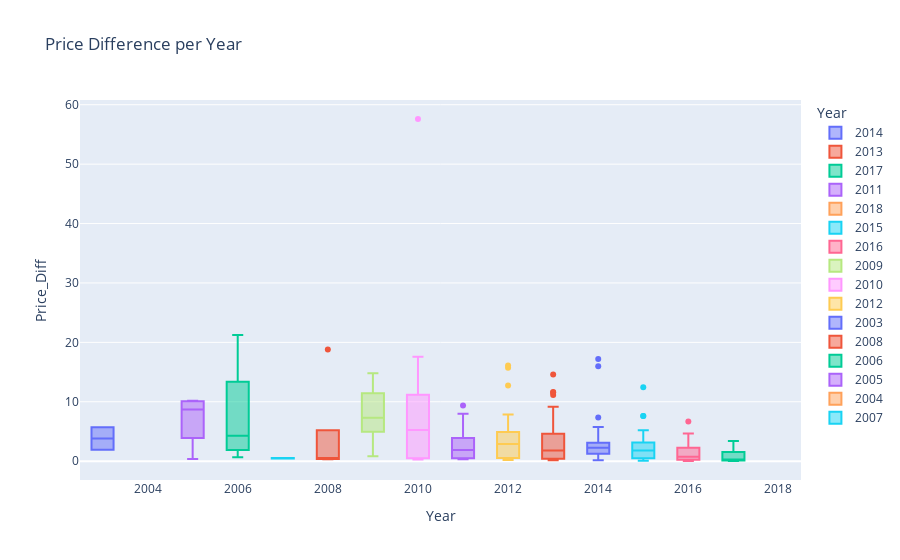

This figure's notebook cell:
### Code cell
fig = px.box(data_frame=raw_data, x = raw_data['Year'], y = raw_data['Price_Diff'], color = 'Year', title = 'Price Difference per Year')
fig.update_traces(quartilemethod="exclusive")
fig.show()

### Figure 1 — Plotly figure (JSON) as saved in the notebook; plotly's stock layout.template omitted (floating-point values rounded to 4 significant figures)
{"data": [{"alignmentgroup": "True", "hovertemplate": "Year=%{x}<br>Price_Diff=%{y}<extra></extra>", "legendgroup": "2014", "marker": {"color": "#636efa"}, "name": "2014", "notched": false, "offsetgroup": "2014", "orientation": "v", "quartilemethod": "exclusive", "showlegend": true, "type": "box", "x": [2014, 2014, 2014, 2014, 2014, 2014, 2014, 2014, 2014, 2014, 2014, 2014, 2014, 2014, 2014, 2014, 2014, 2014, 2014, 2014, 2014, 2014, 2014, 2014, 2014, 2014, 2014, 2014, 2014, 2014, 2014, 2014, 2014, 2014, 2014, 2014, 2014, 2014], "x0": " ", "xaxis": "x", "y": [2.24, 2.27, 0.96, 2.54, 3.95, 2.56, 1.43, 2.56, 4.54, 2.7, 15.97, 17.21, 2.2, 2.81, 4.03, 2.01, 4.84, 2.1, 1.25, 0.55, 0.39, 0.237, 0.38, 0.376, 0.39, 0.24, 0.17, 1.95, 1.6, 2.73, 2.7, 3.1, 3.35, 1.5, 7.35, 5.75, 1.9, 3.05], "y0": " ", "yaxis": "y"}, {"alignmentgroup": "True", "hovertemplate": "Year=%{x}<br>Price_Diff=%{y}<extra></extra>", "legendgroup": "2013", "marker": {"color": "#EF553B"}, "name": "2013", "notched": false, "offsetgroup": "2013", "orientation": "v", "quartilemethod": "exclusive", "showlegend": true, "type": "box", "x": [2013, 2013, 2013, 2013, 2013, 2013, 2013, 2013, 2013, 2013, 2013, 2013, 2013, 2013, 2013, 2013, 2013, 2013, 2013, 2013, 2013, 2013, 2013, 2013, 2013, 2013, 2013, 2013, 2013, 2013, 2013, 2013, 2013], "x0": " ", "xaxis": "x", "y": [4.79, 1.51, 1.72, 2.24, 14.61, 11.66, 11.16, 9.18, 2.6, 11.56, 0.25, 0.37, 0.85, 0.47, 0.137, 0.6, 0.49, 0.31, 0.28, 0.2, 0.26, 0.32, 0.45, 2.29, 4.29, 3.25, 1.8, 4.6, 3.45, 0.6, 4.9, 4.65, 2.4], "y0": " ", "yaxis": "y"}, {"alignmentgroup": "True", "hovertemplate": "Year=%{x}<br>Price_Diff=%{y}<extra></extra>", "legendgroup": "2017", "marker": {"color": "#00cc96"}, "name": "2017", "notched": false, "offsetgroup": "2017", "orientation": "v", "quartilemethod": "exclusive", "showlegend": true, "type": "box", "x": [2017, 2017, 2017, 2017, 2017, 2017, 2017, 2017, 2017, 2017, 2017, 2017, 2017, 2017, 2017, 2017, 2017, 2017, 2017, 2017, 2017, 2017, 2017, 2017, 2017, 2017, 2017, 2017, 2017, 2017, 2017, 2017, 2017, 2017, 2017], "x0": " ", "xaxis": "x", "y": [2.6, 0.75, 0.81, 0.49, 1.54, 1.77, 3.23, 3.4, 2.39, 1.64, 0.12, 0.13, 0.15, 0.12, 0.27, 0.05, 0.07, 0.06, 0.12, 0.2, 0.16, 0.03, 0.04, 0.06, 0.06, 0.11, 1.38, 0.2, 0.45, 1.93, 0.15, 0.3, 2.2, 1, 1], "y0": " ", "yaxis": "y"}, {"alignmentgroup": "True", "hovertemplate": "Year=%{x}<br>Price_Diff=%{y}<extra></extra>", "legendgroup": "2011", "marker": {"color": "#ab63fa"}, "name": "2011", "notched": false, "offsetgroup": "2011", "orientation": "v", "quartilemethod": "exclusive", "showlegend": true, "type": "box", "x": [2011, 2011, 2011, 2011, 2011, 2011, 2011, 2011, 2011, 2011, 2011, 2011, 2011, 2011, 2011, 2011, 2011, 2011, 2011], "x0": " ", "xaxis": "x", "y": [1.3, 3.61, 1.99, 2.54, 4.79, 9.39, 7.98, 3.06, 0.45, 0.326, 0.5, 0.407, 0.7, 0.42, 1.65, 3.89, 1.9, 1.88, 5.9], "y0": " ", "yaxis": "y"}, {"alignmentgroup": "True", "hovertemplate": "Year=%{x}<br>Price_Diff=%{y}<extra></extra>", "legendgroup": "2018", "marker": {"color": "#FFA15A"}, "name": "2018", "notched": false, "offsetgroup": "2018", "orientation": "v", "quartilemethod": "exclusive", "showlegend": true, "type": "box", "x": [2018], "x0": " ", "xaxis": "x", "y": [0.58], "y0": " ", "yaxis": "y"}, {"alignmentgroup": "True", "hovertemplate": "Year=%{x}<br>Price_Diff=%{y}<extra></extra>", "legendgroup": "2015", "marker": {"color": "#19d3f3"}, "name": "2015", "notched": false, "offsetgroup": "2015", "orientation": "v", "quartilemethod": "exclusive", "showlegend": true, "type": "box", "x": [2015, 2015, 2015, 2015, 2015, 2015, 2015, 2015, 2015, 2015, 2015, 2015, 2015, 2015, 2015, 2015, 2015, 2015, 2015, 2015, 2015, 2015, 2015, 2015, 2015, 2015, 2015, 2015, 2015, 2015, 2015, 2015, 2015, 2015, 2015, 2015, 2015, 2015, 2015, 2015, 2015, 2015, 2015, 2015, 2015, 2015, 2015, 2015, 2015, 2015, 2015, 2015, 2015, 2015, 2015, 2015, 2015, 2015, 2015, 2015, 2015], "x0": " ", "xaxis": "x", "y": [1.37, 2.11, 1.47, 3.53, 2.44, 1.61, 3.54, 1.84, 2.93, 2.55, 1.91, 7.61, 2.77, 3.2, 12.46, 2.85, 3.1, 0.96, 7.61, 1.02, 0.32, 0.36, 0.8, 0.37, 0.07, 0.09, 0.35, 0.24, 0.29, 0.36, 0.14, 0.15, 0.34, 0.14, 1.3, 1.68, 0.55, 0.85, 3.04, 1.15, 0.45, 3.34, 0.2, 2.35, 2.38, 3.45, 1.42, 5.1, 5.2, 1.8, 3, 3.3, 2.5, 4.95, 3.9, 0.65, 1.75, 5.2, 0.7, 4.54, 1.9], "y0": " ", "yaxis": "y"}, {"alignmentgroup": "True", "hovertemplate": "Year=%{x}<br>Price_Diff=%{y}<extra></extra>", "legendgroup": "2016", "marker": {"color": "#FF6692"}, "name": "2016", "notched": false, "offsetgroup": "2016", "orientation": "v", "quartilemethod": "exclusive", "showlegend": true, "type": "box", "x": [2016, 2016, 2016, 2016, 2016, 2016, 2016, 2016, 2016, 2016, 2016, 2016, 2016, 2016, 2016, 2016, 2016, 2016, 2016, 2016, 2016, 2016, 2016, 2016, 2016, 2016, 2016, 2016, 2016, 2016, 2016, 2016, 2016, 2016, 2016, 2016, 2016, 2016, 2016, 2016, 2016, 2016, 2016, 2016, 2016, 2016, 2016, 2016, 2016, 2016], "x0": " ", "xaxis": "x", "y": [0.14, 3.04, 3.04, 1.1, 0.76, 2.02, 6.66, 0.16, 4.64, 0.15, 0.3, 0.58, 0.35, 0.25, 0.21, 0.12, 0.05, 0.23, 0.27, 0.2, 0.24, 0.43, 0.05, 0.09, 0.09, 0.1, 0.22, 0.18, 0.45, 2.35, 1.53, 1.28, 1.33, 1.35, 2.35, 0.7, 3.35, 4.45, 0.47, 1.1, 1.05, 2.7, 2.4, 2.81, 1.1, 2.25, 3.49, 2, 2.1, 0.6], "y0": " ", "yaxis": "y"}, {"alignmentgroup": "True", "hovertemplate": "Year=%{x}<br>Price_Diff=%{y}<extra></extra>", "legendgroup": "2009", "marker": {"color": "#B6E880"}, "name": "2009", "notched": false, "offsetgroup": "2009", "orientation": "v", "quartilemethod": "exclusive", "showlegend": true, "type": "box", "x": [2009, 2009, 2009, 2009, 2009, 2009], "x0": " ", "xaxis": "x", "y": [4.96, 11.44, 14.81, 0.85, 7, 7.65], "y0": " ", "yaxis": "y"}, {"alignmentgroup": "True", "hovertemplate": "Year=%{x}<br>Price_Diff=%{y}<extra></extra>", "legendgroup": "2010", "marker": {"color": "#FF97FF"}, "name": "2010", "notched": false, "offsetgroup": "2010", "orientation": "v", "quartilemethod": "exclusive", "showlegend": true, "type": "box", "x": [2010, 2010, 2010, 2010, 2010, 2010, 2010, 2010, 2010, 2010, 2010, 2010, 2010, 2010, 2010], "x0": " ", "xaxis": "x", "y": [5.33, 2, 13.79, 11.2, 17.58, 57.6, 10.8, 0.42, 0.5, 0.74, 0.27, 0.35, 3.54, 5.25, 6.65], "y0": " ", "yaxis": "y"}, {"alignmentgroup": "True", "hovertemplate": "Year=%{x}<br>Price_Diff=%{y}<extra></extra>", "legendgroup": "2012", "marker": {"color": "#FECB52"}, "name": "2012", "notched": false, "offsetgroup": "2012", "orientation": "v", "quartilemethod": "exclusive", "showlegend": true, "type": "box", "x": [2012, 2012, 2012, 2012, 2012, 2012, 2012, 2012, 2012, 2012, 2012, 2012, 2012, 2012, 2012, 2012, 2012, 2012, 2012, 2012, 2012, 2012, 2012], "x0": " ", "xaxis": "x", "y": [2.88, 1.44, 15.71, 16.11, 7.84, 12.76, 0.8, 0.21, 0.49, 0.54, 0.43, 0.21, 0.37, 1.5, 4.9, 4.9, 4.45, 3.69, 2.43, 4.05, 4.2, 3.04, 2.35], "y0": " ", "yaxis": "y"}, {"alignmentgroup": "True", "hovertemplate": "Year=%{x}<br>Price_Diff=%{y}<extra></extra>", "legendgroup": "2003", "marker": {"color": "#636efa"}, "name": "2003", "notched": false, "offsetgroup": "2003", "orientation": "v", "quartilemethod": "exclusive", "showlegend": true, "type": "box", "x": [2003, 2003], "x0": " ", "xaxis": "x", "y": [1.93, 5.73], "y0": " ", "yaxis": "y"}, {"alignmentgroup": "True", "hovertemplate": "Year=%{x}<br>Price_Diff=%{y}<extra></extra>", "legendgroup": "2008", "marker": {"color": "#EF553B"}, "name": "2008", "notched": false, "offsetgroup": "2008", "orientation": "v", "quartilemethod": "exclusive", "showlegend": true, "type": "box", "x": [2008, 2008, 2008, 2008, 2008, 2008, 2008], "x0": " ", "xaxis": "x", "y": [5.2, 18.78, 0.5, 0.33, 0.55, 0.587, 0.35], "y0": " ", "yaxis": "y"}, {"alignmentgroup": "True", "hovertemplate": "Year=%{x}<br>Price_Diff=%{y}<extra></extra>", "legendgroup": "2006", "marker": {"color": "#00cc96"}, "name": "2006", "notched": false, "offsetgroup": "2006", "orientation": "v", "quartilemethod": "exclusive", "showlegend": true, "type": "box", "x": [2006, 2006, 2006, 2006], "x0": " ", "xaxis": "x", "y": [3.1, 21.23, 0.65, 5.5], "y0": " ", "yaxis": "y"}, {"alignmentgroup": "True", "hovertemplate": "Year=%{x}<br>Price_Diff=%{y}<extra></extra>", "legendgroup": "2005", "marker": {"color": "#ab63fa"}, "name": "2005", "notched": false, "offsetgroup": "2005", "orientation": "v", "quartilemethod": "exclusive", "showlegend": true, "type": "box", "x": [2005, 2005, 2005, 2005], "x0": " ", "xaxis": "x", "y": [7.46, 9.97, 10.19, 0.37], "y0": " ", "yaxis": "y"}, {"alignmentgroup": "True", "hovertemplate": "Year=%{x}<br>Price_Diff=%{y}<extra></extra>", "legendgroup": "2004", "marker": {"color": "#FFA15A"}, "name": "2004", "notched": false, "offsetgroup": "2004", "orientation": "v", "quartilemethod": "exclusive", "showlegend": true, "type": "box", "x": [2004], "x0": " ", "xaxis": "x", "y": [10.85], "y0": " ", "yaxis": "y"}, {"alignmentgroup": "True", "hovertemplate": "Year=%{x}<br>Price_Diff=%{y}<extra></extra>", "legendgroup": "2007", "marker": {"color": "#19d3f3"}, "name": "2007", "notched": false, "offsetgroup": "2007", "orientation": "v", "quartilemethod": "exclusive", "showlegend": true, "type": "box", "x": [2007, 2007], "x0": " ", "xaxis": "x", "y": [0.55, 0.46], "y0": " ", "yaxis": "y"}], "layout": {"boxmode": "overlay", "legend": {"title": {"text": "Year"}, "tracegroupgap": 0}, "title": {"text": "Price Difference per Year"}, "xaxis": {"anchor": "y", "categoryarray": [2014, 2013, 2017, 2011, 2018, 2015, 2016, 2009, 2010, 2012, 2003, 2008, 2006, 2005, 2004, 2007], "categoryorder": "array", "domain": [0, 1], "title": {"text": "Year"}}, "yaxis": {"anchor": "x", "domain": [0, 1], "title": {"text": "Price_Diff"}}}}
